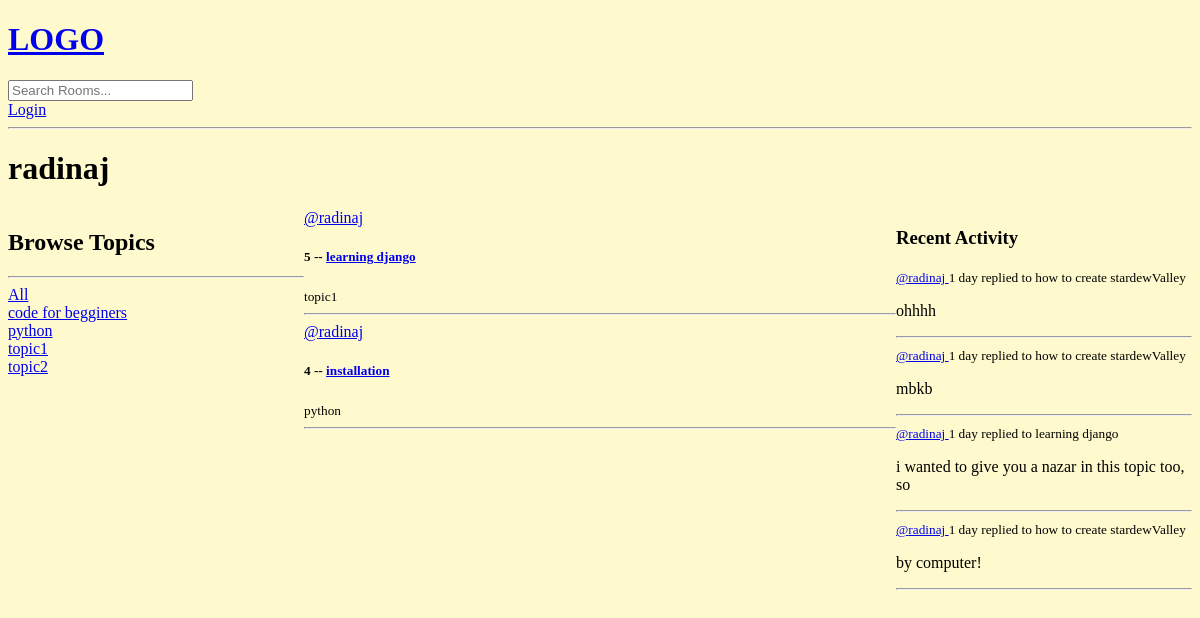
The page /profile/1 on the database as committed earlier.
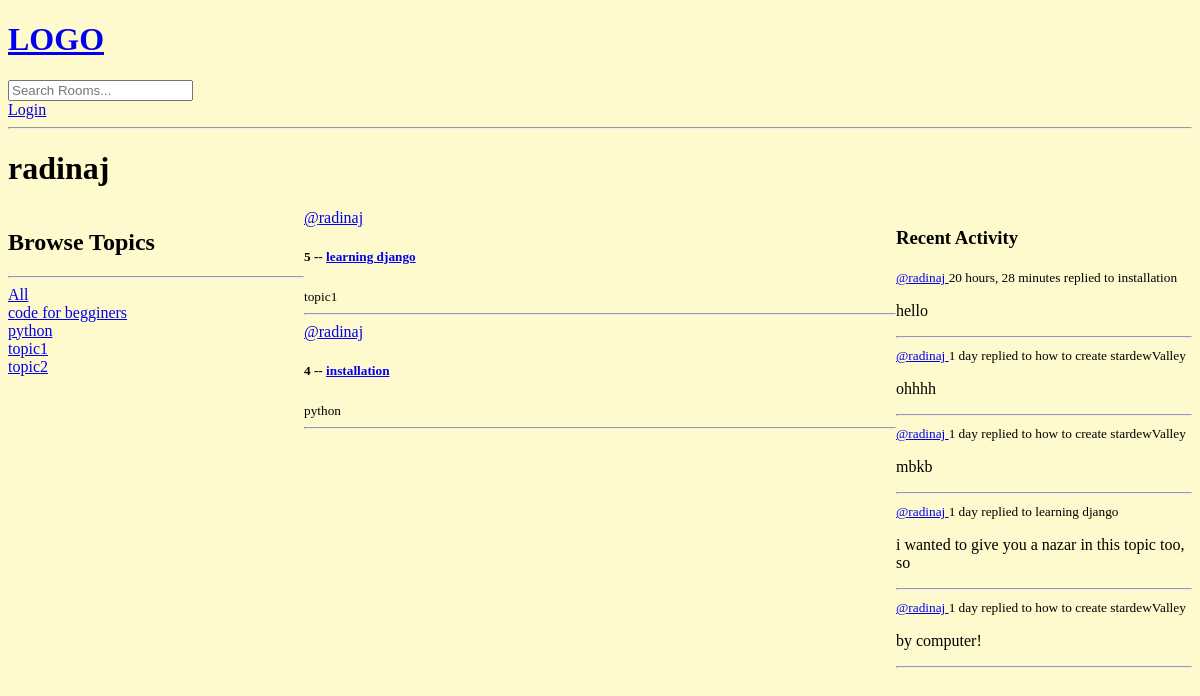
The same page on the database as committed later.
### base/models.py (models this page shows)
class Topic (models.Model):
    name = models.CharField(max_length=200)
    def __str__(self):
        return self.name

class Room(models.Model):
    host = models.ForeignKey(User, on_delete=models.SET_NULL, null=True)
    topic = models.ForeignKey('Topic', on_delete=models.SET_NULL, null=True)
    name = models.CharField(max_length=200)
    description = models.TextField(null=True)
    participants = models.ManyToManyField(User, related_name='participants', blank=True)
    updated = models.DateTimeField(auto_now=True)
    created = models.DateTimeField(auto_now_add=True)
    class Meta:
        ordering = ['-updated', '-created']
    def __str__(self):
        return self.name

class Message(models.Model):
    user = models.ForeignKey(User, on_delete=models.CASCADE)
    room = models.ForeignKey(Room, on_delete=models.CASCADE)
    body = models.TextField()
    updated = models.DateTimeField(auto_now=True)
    created = models.DateTimeField(auto_now_add=True)
    class Meta:
        ordering = ['-updated', '-created']
    def __str__(self):
        return self.body[0:50]

### base/views.py (the view)
# urls.py: path('profile/<str:pk>', views.userProfile, name="user-profile")
def userProfile(request, pk):
    user = User.objects.get(id=pk)
    rooms = user.room_set.all()
    room_messages = user.message_set.all()
    topics = Topic.objects.all()
    context = {'user':user, 'rooms':rooms, 'room_messages':room_messages, 'topics': topics}
    return render(request, 'base/profile.html', context)

### base/templates/base/profile.html (shortened to what this page needs)
{% extends 'main.html' %} {% block content %}
<h1>{{user.username}}</h1>
<div class="profile-container">
  <div>{% include 'base/topics_component.html' %}</div>
  <div>{% include 'base/feed_component.html' %}</div>
  <div>{% include 'base/activity_component.html' %}</div>
</div>
{% endblock %}

### base/templates/base/topics_component.html
<h2>Browse Topics</h2>
<hr />
<div>
  <a href="{% url 'home' %}">All</a>
</div>
{% for topic in topics %}
<div>
  <a href="{% url 'home' %}?q={{topic.name}}">{{topic.name}}</a>
</div>
{% endfor %}

### base/templates/base/feed_component.html (shortened to what this page needs)
<div>
  {% for room in rooms %}
  <div>
    <a href="{% url 'user-profile' room.host.id%}">@{{room.host.username}}</a>
    <h5>
      {{room.id}} -- <a href="{% url 'room' room.id %}"> {{room.name}} </a>
    </h5>
    <small> {{room.topic}} </small>
    <br />
    <hr />
  </div>
  {% endfor %}
</div>

### base/templates/base/activity_component.html (shortened to what this page needs)
<h3>Recent Activity</h3>
{% for message in room_messages %}
<div>
  <small
    ><a href="{% url 'user-profile' message.user.id %}">@{{message.user}} </a
    >{{message.created|timesince}}
  </small>
  <small>replied to {{message.room}}</small>
  <p>{{message}}</p>
  <hr />
</div>
{% endfor %}

Rows that differ between the two databases and show on the page:
added Message: user "radinaj", created "20 hours, 28 minutes", room "installation", body "hello"
